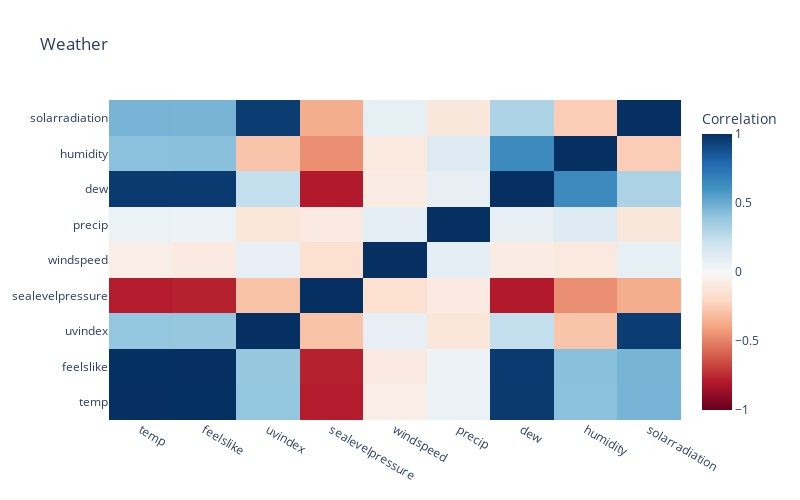

The cell this chart's notebook holds for it:
### Markdown cell above
<h2>히트맵</h2>

온도, 체감 온도, 이슬점, 자외선 지수, 습도 등이 강하게 연결되어 있고</br>
특히 온도와 대기압은 반대로 움직인다는 중요한 관계를 보여준다.</br>

"온도 상승"은 대기압 하락과 밀접하다 → 기상 변화 예측에 활용 가능</br>
"태양 복사량"과 "자외선 지수"가 함께 움직이므로 태양 복사량을 측정하면 자외선 경고 시스템에도 바로 적용 가능</br>

### Code cell
import chart_studio.plotly as py
import cufflinks as cf
cf.go_offline(connected=True)
import plotly.graph_objects as go

weather_Heatmap = weather_Data[['datetime', 'temp', 'feelslike', 'uvindex', 'sealevelpressure', 'windspeed', 'precip', 'dew', 'humidity', 'solarradiation']]
float_columns = weather_Heatmap.select_dtypes(include=['float'])
corr_matrix = float_columns.corr()

fig = go.Figure(data=go.Heatmap(
        z=corr_matrix.values,
        x=float_columns.columns,
        y=float_columns.columns,
        colorscale='RdBu', 
        zmin=-1, zmax=1,  
        colorbar=dict(title="Correlation"),
        text=corr_matrix.values.round(2),  
        hoverinfo='text',  
        showscale=True
    ))


fig.update_layout(
    title='Weather',
    xaxis_nticks=36,
    width=800,  
    height=500  
)

fig.show()

### Figure 1 — Plotly figure (JSON) as saved in the notebook; plotly's stock layout.template omitted (floating-point values rounded to 4 significant figures)
{"data": [{"colorbar": {"title": {"text": "Correlation"}}, "colorscale": [[0, "rgb(103,0,31)"], [0.1, "rgb(178,24,43)"], [0.2, "rgb(214,96,77)"], [0.3, "rgb(244,165,130)"], [0.4, "rgb(253,219,199)"], [0.5, "rgb(247,247,247)"], [0.6, "rgb(209,229,240)"], [0.7, "rgb(146,197,222)"], [0.8, "rgb(67,147,195)"], [0.9, "rgb(33,102,172)"], [1, "rgb(5,48,97)"]], "hoverinfo": "text", "showscale": true, "text": [[1, 1, 0.39, -0.79, -0.07, 0.06, 0.96, 0.42, 0.47], [1, 1, 0.39, -0.78, -0.09, 0.06, 0.96, 0.42, 0.46], [0.39, 0.39, 1, -0.29, 0.08, -0.12, 0.24, -0.28, 0.95], [-0.79, -0.78, -0.29, 1, -0.16, -0.09, -0.8, -0.46, -0.37], [-0.07, -0.09, 0.08, -0.16, 1, 0.1, -0.08, -0.1, 0.09], [0.06, 0.06, -0.12, -0.09, 0.1, 1, 0.09, 0.13, -0.11], [0.96, 0.96, 0.24, -0.8, -0.08, 0.09, 1, 0.64, 0.32], [0.42, 0.42, -0.28, -0.46, -0.1, 0.13, 0.64, 1, -0.25], [0.47, 0.46, 0.95, -0.37, 0.09, -0.11, 0.32, -0.25, 1]], "type": "heatmap", "x": ["temp", "feelslike", "uvindex", "sealevelpressure", "windspeed", "precip", "dew", "humidity", "solarradiation"], "y": ["temp", "feelslike", "uvindex", "sealevelpressure", "windspeed", "precip", "dew", "humidity", "solarradiation"], "z": [[1, 0.9972, 0.3928, -0.7885, -0.06578, 0.06061, 0.9644, 0.4169, 0.4711], [0.9972, 1, 0.388, -0.7751, -0.0921, 0.05996, 0.9632, 0.4215, 0.4648], [0.3928, 0.388, 1, -0.2894, 0.08454, -0.1195, 0.243, -0.2831, 0.9537], [-0.7885, -0.7751, -0.2894, 1, -0.1644, -0.09364, -0.7985, -0.4637, -0.3684], [-0.06578, -0.0921, 0.08454, -0.1644, 1, 0.09872, -0.08452, -0.103, 0.08765], [0.06061, 0.05996, -0.1195, -0.09364, 0.09872, 1, 0.08606, 0.1284, -0.1144], [0.9644, 0.9632, 0.243, -0.7985, -0.08452, 0.08606, 1, 0.6392, 0.3172], [0.4169, 0.4215, -0.2831, -0.4637, -0.103, 0.1284, 0.6392, 1, -0.2501], [0.4711, 0.4648, 0.9537, -0.3684, 0.08765, -0.1144, 0.3172, -0.2501, 1]], "zmax": 1, "zmin": -1}], "layout": {"height": 500, "title": {"text": "Weather"}, "width": 800, "xaxis": {"nticks": 36}}}
